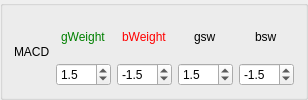
                                <widget class="QGroupBox" name="groupBox_7">
                                    <property name="title">
                                        <string/>
                                    </property>
                                    <layout class="QHBoxLayout" name="horizontalLayout_14">
                                        <item alignment="Qt::AlignHCenter">
                                            <widget class="QLabel" name="label_56">
                                                <property name="text">
                                                    <string>MACD</string>
                                                </property>
                                            </widget>
                                        </item>
                                        <item>
                                            <layout class="QVBoxLayout" name="verticalLayout_47">
                                                <item alignment="Qt::AlignHCenter">
                                                    <widget class="QLabel" name="label_57">
                                                        <property name="toolTip">
                                                            <string>&lt;html&gt;&lt;head/&gt;&lt;body&gt;&lt;p&gt;points
                                                                added to score when this is good&lt;/p&gt;&lt;/body&gt;&lt;/html&gt;
                                                            </string>
                                                        </property>
                                                        <property name="styleSheet">
                                                            <string notr="true">color: green</string>
                                                        </property>
                                                        <property name="text">
                                                            <string>gWeight</string>
                                                        </property>
                                                    </widget>
                                                </item>
                                                <item>
                                                    <widget class="QDoubleSpinBox" name="doubleSpinBox_45">
                                                        <property name="decimals">
                                                            <number>1</number>
                                                        </property>
                                                        <property name="minimum">
                                                            <double>-10.000000000000000</double>
                                                        </property>
                                                        <property name="maximum">
                                                            <double>10.000000000000000</double>
                                                        </property>
                                                        <property name="value">
                                                            <double>1.500000000000000</double>
                                                        </property>
                                                    </widget>
                                                </item>
                                            </layout>
                                        </item>
                                        <item>
                                            <layout class="QVBoxLayout" name="verticalLayout_48">
                                                <item alignment="Qt::AlignHCenter">
                                                    <widget class="QLabel" name="label_58">
                                                        <property name="toolTip">
                                                            <string>&lt;html&gt;&lt;head/&gt;&lt;body&gt;&lt;p&gt;points
                                                                added to score when this is bad&lt;/p&gt;&lt;/body&gt;&lt;/html&gt;
                                                            </string>
                                                        </property>
                                                        <property name="styleSheet">
                                                            <string notr="true">color: red</string>
                                                        </property>
                                                        <property name="text">
                                                            <string>bWeight</string>
                                                        </property>
                                                    </widget>
                                                </item>
                                                <item>
                                                    <widget class="QDoubleSpinBox" name="doubleSpinBox_46">
                                                        <property name="decimals">
                                                            <number>1</number>
                                                        </property>
                                                        <property name="minimum">
                                                            <double>-10.000000000000000</double>
                                                        </property>
                                                        <property name="maximum">
                                                            <double>10.000000000000000</double>
                                                        </property>
                                                        <property name="value">
                                                            <double>-1.500000000000000</double>
                                                        </property>
                                                    </widget>
                                                </item>
                                            </layout>
                                        </item>
                                        <item>
                                            <layout class="QVBoxLayout" name="verticalLayout_49">
                                                <item alignment="Qt::AlignHCenter">
                                                    <widget class="QLabel" name="label_59">
                                                        <property name="toolTip">
                                                            <string>&lt;html&gt;&lt;head/&gt;&lt;body&gt;&lt;p&gt;points
                                                                added to score when this is good but special (like macd
                                                                crossing up)&lt;/p&gt;&lt;/body&gt;&lt;/html&gt;
                                                            </string>
                                                        </property>
                                                        <property name="styleSheet">
                                                            <string notr="true">color: qradialgradient(spread:repeat,
                                                                cx:0.5, cy:0.5, radius:0.077, fx:0.5, fy:0.5, stop:0
                                                                rgba(19, 255, 0, 147), stop:0.497326 rgba(0, 0, 0, 147),
                                                                stop:1 rgba(0, 255, 113, 147));
                                                            </string>
                                                        </property>
                                                        <property name="text">
                                                            <string>gsw</string>
                                                        </property>
                                                    </widget>
                                                </item>
                                                <item>
                                                    <widget class="QDoubleSpinBox" name="doubleSpinBox_47">
                                                        <property name="decimals">
                                                            <number>1</number>
                                                        </property>
                                                        <property name="minimum">
                                                            <double>-10.000000000000000</double>
                                                        </property>
                                                        <property name="maximum">
                                                            <double>10.000000000000000</double>
                                                        </property>
                                                        <property name="value">
                                                            <double>1.500000000000000</double>
                                                        </property>
                                                    </widget>
                                                </item>
                                            </layout>
                                        </item>
                                        <item>
                                            <layout class="QVBoxLayout" name="verticalLayout_50">
                                                <item alignment="Qt::AlignHCenter">
                                                    <widget class="QLabel" name="label_60">
                                                        <property name="toolTip">
                                                            <string>&lt;html&gt;&lt;head/&gt;&lt;body&gt;&lt;p&gt;points
                                                                added to score when this is bad but special (like macd
                                                                crossing down)&lt;/p&gt;&lt;/body&gt;&lt;/html&gt;
                                                            </string>
                                                        </property>
                                                        <property name="styleSheet">
                                                            <string notr="true">color: qradialgradient(spread:repeat,
                                                                cx:0.5, cy:0.5, radius:0.077, fx:0.5, fy:0.5, stop:0
                                                                rgba(255, 0, 0, 147), stop:0.497537 rgba(58, 30, 30,
                                                                146), stop:1 rgba(255, 94, 0, 147));
                                                            </string>
                                                        </property>
                                                        <property name="text">
                                                            <string>bsw</string>
                                                        </property>
                                                    </widget>
                                                </item>
                                                <item>
                                                    <widget class="QDoubleSpinBox" name="doubleSpinBox_48">
                                                        <property name="decimals">
                                                            <number>1</number>
                                                        </property>
                                                        <property name="minimum">
                                                            <double>-10.000000000000000</double>
                                                        </property>
                                                        <property name="maximum">
                                                            <double>10.000000000000000</double>
                                                        </property>
                                                        <property name="value">
                                                            <double>-1.500000000000000</double>
                                                        </property>
                                                    </widget>
                                                </item>
                                            </layout>
                                        </item>
                                    </layout>
                                </widget>
